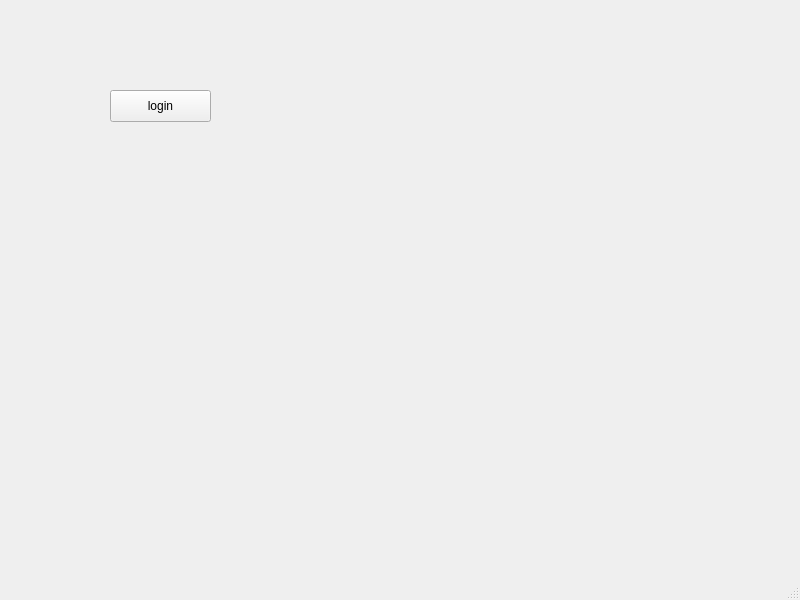
<?xml version="1.0" encoding="UTF-8"?>
<ui version="4.0">
 <class>MainWindow</class>
 <widget class="QMainWindow" name="MainWindow">
  <property name="geometry">
   <rect>
    <x>0</x>
    <y>0</y>
    <width>800</width>
    <height>600</height>
   </rect>
  </property>
  <property name="windowTitle">
   <string>MainWindow</string>
  </property>
  <widget class="QWidget" name="centralwidget">
   <widget class="QPushButton" name="btn_login">
    <property name="geometry">
     <rect>
      <x>110</x>
      <y>90</y>
      <width>101</width>
      <height>32</height>
     </rect>
    </property>
    <property name="text">
     <string>login</string>
    </property>
   </widget>
  </widget>
  <widget class="QMenuBar" name="menubar">
   <property name="geometry">
    <rect>
     <x>0</x>
     <y>0</y>
     <width>800</width>
     <height>24</height>
    </rect>
   </property>
  </widget>
  <widget class="QStatusBar" name="statusbar"/>
 </widget>
 <resources/>
 <connections/>
</ui>
